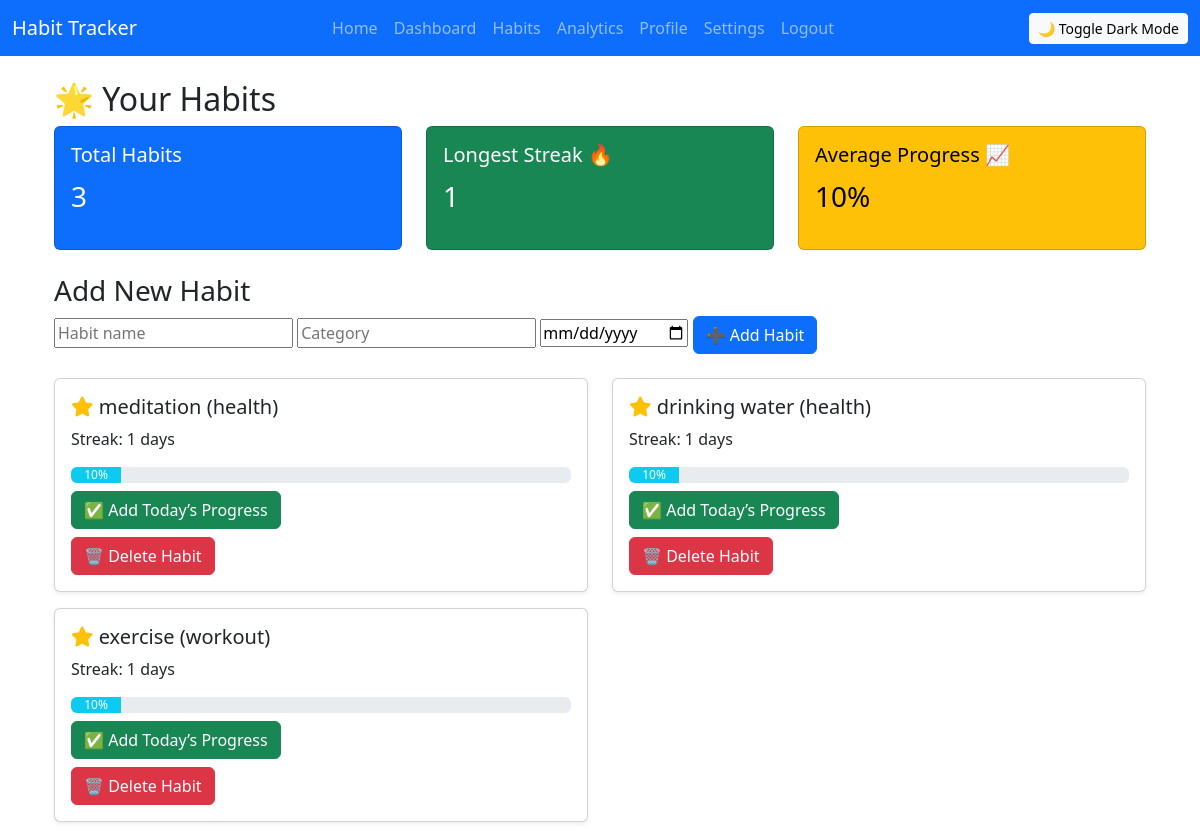
Page /habits (signed in) on the committed database.
### tables this page shows
CREATE TABLE habits
                 (id INTEGER PRIMARY KEY AUTOINCREMENT,
                  name TEXT,
                  date TEXT,
                  category TEXT,
                  streak INTEGER DEFAULT 0,
                  progress INTEGER DEFAULT 0,
                  user_id INTEGER,
                  FOREIGN KEY(user_id) REFERENCES users(id));

### app.py (the view)
@app.route('/habits')
def habits():
    if 'user_id' not in session:
        return redirect(url_for('login'))
    conn = sqlite3.connect('habits.db')
    c = conn.cursor()
    c.execute("SELECT * FROM habits WHERE user_id=?", (session['user_id'],))
    habits = c.fetchall()
    conn.close()
    total = len(habits)
    longest = max([h[4] for h in habits], default=0)
    average = int(sum([h[5] for h in habits])/total) if total>0 else 0
    return render_template('habits.html', title="Habits", habits=habits,
                           total=total, longest=longest, average=average)

### templates/habits.html
{% extends "base.html" %}
{% block content %}
<div class="container mt-4">
  <h2>🌟 Your Habits</h2>
  <div class="row mb-4">
    <div class="col-md-4">
      <div class="card text-bg-primary">
        <div class="card-body">
          <h5>Total Habits</h5>
          <p class="fs-3">{{ total }}</p>
        </div>
      </div>
    </div>
    <div class="col-md-4">
      <div class="card text-bg-success">
        <div class="card-body">
          <h5>Longest Streak 🔥</h5>
          <p class="fs-3">{{ longest }}</p>
        </div>
      </div>
    </div>
    <div class="col-md-4">
      <div class="card text-bg-warning">
        <div class="card-body">
          <h5>Average Progress 📈</h5>
          <p class="fs-3">{{ average }}%</p>
        </div>
      </div>
    </div>
  </div>
  <h3>Add New Habit</h3>
  <form method="POST" action="{{ url_for('add_habit') }}" class="mb-4">
    <input type="text" name="name" placeholder="Habit name" required>
    <input type="text" name="category" placeholder="Category" required>
    <input type="date" name="date" required>
    <button class="btn btn-primary">➕ Add Habit</button>
  </form>
  <div class="row">
    {% for h in habits %}
    <div class="col-md-6 mb-3">
      <div class="card shadow-sm">
        <div class="card-body">
          <h5>
            {% if h[3] == "Health" %}
              <i class="fa-solid fa-heart-pulse text-danger"></i>
            {% elif h[3] == "Learning" %}
              <i class="fa-solid fa-book text-primary"></i>
            {% elif h[3] == "Fitness" %}
              <i class="fa-solid fa-dumbbell text-success"></i>
            {% else %}
              <i class="fa-solid fa-star text-warning"></i>
            {% endif %}
            {{ h[1] }} ({{ h[3] }})
          </h5>
          <p>Streak: {{ h[4] }} days</p>
          <div class="progress mb-2">
            <div class="progress-bar bg-info" role="progressbar" style="width: {{ h[5] }}%">
              {{ h[5] }}%
            </div>
          </div>
          <form method="POST" action="{{ url_for('checkin', habit_id=h[0]) }}">
            <button class="btn btn-success">✅ Add Today’s Progress</button>
          </form>
          <form method="POST" action="{{ url_for('delete_habit', habit_id=h[0]) }}" class="mt-2">
            <button class="btn btn-danger">🗑️ Delete Habit</button>
          </form>
        </div>
      </div>
    </div>
    {% endfor %}
  </div>
</div>
{% endblock %}

### templates/base.html (shortened to what this page needs)
<!DOCTYPE html>
<html lang="en">
<head>
  <link rel="stylesheet" href="{{ url_for('static', filename='style.css') }}">
  <link href="https://cdn.jsdelivr.net/npm/bootstrap@5.3.0/dist/css/bootstrap.min.css" rel="stylesheet">
  <link rel="stylesheet" href="https://cdnjs.cloudflare.com/ajax/libs/font-awesome/6.4.0/css/all.min.css">
</head>
<body class="{% if session.get('dark_mode') %}dark-mode{% endif %}">
  <nav class="navbar navbar-expand-lg navbar-dark bg-primary">
    <div class="container-fluid">
      <a class="navbar-brand" href="{{ url_for('dashboard') }}">Habit Tracker</a>
      <div class="navbar-nav">
        <a class="nav-link" href="{{ url_for('landing') }}">Home</a>
        <a class="nav-link" href="{{ url_for('dashboard') }}">Dashboard</a>
        <a class="nav-link" href="{{ url_for('habits') }}">Habits</a>
        <a class="nav-link" href="{{ url_for('analytics') }}">Analytics</a>
        <a class="nav-link" href="{{ url_for('profile') }}">Profile</a>
        <a class="nav-link" href="{{ url_for('settings') }}">Settings</a>
        <a class="nav-link" href="{{ url_for('logout') }}">Logout</a>
      </div>
      <form method="POST" action="{{ url_for('toggle_dark') }}">
        <button class="btn btn-sm btn-light ms-3">🌙 Toggle Dark Mode</button>
      </form>
    </div>
  </nav>
  <div class="container mt-3">
    {% block content %}{% endblock %}
  </div>
</body>
</html>

### static/style.css (style rules this page uses)
body { font-family: 'Segoe UI', sans-serif; background-color: #f8f9fa; color: #212529; }

### rows in the picture
habits: name "meditation", category "health", streak "1", progress "10"
habits: name "drinking water", category "health", streak "1", progress "10"
habits: name "exercise", category "workout", streak "1", progress "10"

### other values in the picture
{{ total }} "3"
{{ longest }} "1"
{{ average }} "10"
